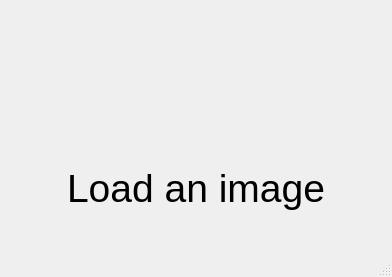
<?xml version="1.0" encoding="UTF-8"?>
<ui version="4.0">
 <class>MainWindow</class>
 <widget class="QMainWindow" name="MainWindow">
  <property name="geometry">
   <rect>
    <x>0</x>
    <y>0</y>
    <width>392</width>
    <height>277</height>
   </rect>
  </property>
  <property name="windowTitle">
   <string>MainWindow</string>
  </property>
  <widget class="QWidget" name="centralwidget">
   <layout class="QGridLayout" name="gridLayout">
    <item row="0" column="0">
     <widget class="FileSelector" name="fileSelector" native="true"/>
    </item>
    <item row="1" column="0">
     <widget class="QLabel" name="label">
      <property name="sizePolicy">
       <sizepolicy hsizetype="Preferred" vsizetype="Preferred">
        <horstretch>0</horstretch>
        <verstretch>0</verstretch>
       </sizepolicy>
      </property>
      <property name="font">
       <font>
        <pointsize>29</pointsize>
       </font>
      </property>
      <property name="text">
       <string>Load an image</string>
      </property>
      <property name="scaledContents">
       <bool>true</bool>
      </property>
      <property name="alignment">
       <set>Qt::AlignCenter</set>
      </property>
     </widget>
    </item>
   </layout>
  </widget>
  <widget class="QMenuBar" name="menubar">
   <property name="geometry">
    <rect>
     <x>0</x>
     <y>0</y>
     <width>392</width>
     <height>22</height>
    </rect>
   </property>
  </widget>
  <widget class="QStatusBar" name="statusbar"/>
 </widget>
 <customwidgets>
  <customwidget>
   <class>FileSelector</class>
   <extends>QWidget</extends>
   <header>fileselector.h</header>
   <container>1</container>
  </customwidget>
 </customwidgets>
 <resources/>
 <connections/>
</ui>
